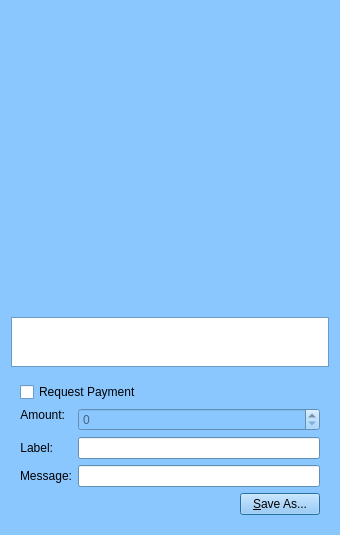
<?xml version="1.0" encoding="UTF-8"?>
<ui version="4.0">
 <class>QRCodeDialog</class>
 <widget class="QDialog" name="QRCodeDialog">
  <property name="geometry">
   <rect>
    <x>0</x>
    <y>0</y>
    <width>340</width>
    <height>530</height>
   </rect>
  </property>
  <property name="palette">
   <palette>
    <active>
     <colorrole role="WindowText">
      <brush brushstyle="SolidPattern">
       <color alpha="255">
        <red>0</red>
        <green>0</green>
        <blue>0</blue>
       </color>
      </brush>
     </colorrole>
     <colorrole role="Button">
      <brush brushstyle="SolidPattern">
       <color alpha="255">
        <red>138</red>
        <green>199</green>
        <blue>255</blue>
       </color>
      </brush>
     </colorrole>
     <colorrole role="Light">
      <brush brushstyle="SolidPattern">
       <color alpha="255">
        <red>255</red>
        <green>255</green>
        <blue>255</blue>
       </color>
      </brush>
     </colorrole>
     <colorrole role="Midlight">
      <brush brushstyle="SolidPattern">
       <color alpha="255">
        <red>196</red>
        <green>227</green>
        <blue>255</blue>
       </color>
      </brush>
     </colorrole>
     <colorrole role="Dark">
      <brush brushstyle="SolidPattern">
       <color alpha="255">
        <red>69</red>
        <green>99</green>
        <blue>127</blue>
       </color>
      </brush>
     </colorrole>
     <colorrole role="Mid">
      <brush brushstyle="SolidPattern">
       <color alpha="255">
        <red>92</red>
        <green>133</green>
        <blue>170</blue>
       </color>
      </brush>
     </colorrole>
     <colorrole role="Text">
      <brush brushstyle="SolidPattern">
       <color alpha="255">
        <red>0</red>
        <green>0</green>
        <blue>0</blue>
       </color>
      </brush>
     </colorrole>
     <colorrole role="BrightText">
      <brush brushstyle="SolidPattern">
       <color alpha="255">
        <red>255</red>
        <green>255</green>
        <blue>255</blue>
       </color>
      </brush>
     </colorrole>
     <colorrole role="ButtonText">
      <brush brushstyle="SolidPattern">
       <color alpha="255">
        <red>0</red>
        <green>0</green>
        <blue>0</blue>
       </color>
      </brush>
     </colorrole>
     <colorrole role="Base">
      <brush brushstyle="SolidPattern">
       <color alpha="255">
        <red>255</red>
        <green>255</green>
        <blue>255</blue>
       </color>
      </brush>
     </colorrole>
     <colorrole role="Window">
      <brush brushstyle="SolidPattern">
       <color alpha="255">
        <red>138</red>
        <green>199</green>
        <blue>255</blue>
       </color>
      </brush>
     </colorrole>
     <colorrole role="Shadow">
      <brush brushstyle="SolidPattern">
       <color alpha="255">
        <red>0</red>
        <green>0</green>
        <blue>0</blue>
       </color>
      </brush>
     </colorrole>
     <colorrole role="AlternateBase">
      <brush brushstyle="SolidPattern">
       <color alpha="255">
        <red>196</red>
        <green>227</green>
        <blue>255</blue>
       </color>
      </brush>
     </colorrole>
     <colorrole role="ToolTipBase">
      <brush brushstyle="SolidPattern">
       <color alpha="255">
        <red>255</red>
        <green>255</green>
        <blue>220</blue>
       </color>
      </brush>
     </colorrole>
     <colorrole role="ToolTipText">
      <brush brushstyle="SolidPattern">
       <color alpha="255">
        <red>0</red>
        <green>0</green>
        <blue>0</blue>
       </color>
      </brush>
     </colorrole>
    </active>
    <inactive>
     <colorrole role="WindowText">
      <brush brushstyle="SolidPattern">
       <color alpha="255">
        <red>0</red>
        <green>0</green>
        <blue>0</blue>
       </color>
      </brush>
     </colorrole>
     <colorrole role="Button">
      <brush brushstyle="SolidPattern">
       <color alpha="255">
        <red>138</red>
        <green>199</green>
        <blue>255</blue>
       </color>
      </brush>
     </colorrole>
     <colorrole role="Light">
      <brush brushstyle="SolidPattern">
       <color alpha="255">
        <red>255</red>
        <green>255</green>
        <blue>255</blue>
       </color>
      </brush>
     </colorrole>
     <colorrole role="Midlight">
      <brush brushstyle="SolidPattern">
       <color alpha="255">
        <red>196</red>
        <green>227</green>
        <blue>255</blue>
       </color>
      </brush>
     </colorrole>
     <colorrole role="Dark">
      <brush brushstyle="SolidPattern">
       <color alpha="255">
        <red>69</red>
        <green>99</green>
        <blue>127</blue>
       </color>
      </brush>
     </colorrole>
     <colorrole role="Mid">
      <brush brushstyle="SolidPattern">
       <color alpha="255">
        <red>92</red>
        <green>133</green>
        <blue>170</blue>
       </color>
      </brush>
     </colorrole>
     <colorrole role="Text">
      <brush brushstyle="SolidPattern">
       <color alpha="255">
        <red>0</red>
        <green>0</green>
        <blue>0</blue>
       </color>
      </brush>
     </colorrole>
     <colorrole role="BrightText">
      <brush brushstyle="SolidPattern">
       <color alpha="255">
        <red>255</red>
        <green>255</green>
        <blue>255</blue>
       </color>
      </brush>
     </colorrole>
     <colorrole role="ButtonText">
      <brush brushstyle="SolidPattern">
       <color alpha="255">
        <red>0</red>
        <green>0</green>
        <blue>0</blue>
       </color>
      </brush>
     </colorrole>
     <colorrole role="Base">
      <brush brushstyle="SolidPattern">
       <color alpha="255">
        <red>255</red>
        <green>255</green>
        <blue>255</blue>
       </color>
      </brush>
     </colorrole>
     <colorrole role="Window">
      <brush brushstyle="SolidPattern">
       <color alpha="255">
        <red>138</red>
        <green>199</green>
        <blue>255</blue>
       </color>
      </brush>
     </colorrole>
     <colorrole role="Shadow">
      <brush brushstyle="SolidPattern">
       <color alpha="255">
        <red>0</red>
        <green>0</green>
        <blue>0</blue>
       </color>
      </brush>
     </colorrole>
     <colorrole role="AlternateBase">
      <brush brushstyle="SolidPattern">
       <color alpha="255">
        <red>196</red>
        <green>227</green>
        <blue>255</blue>
       </color>
      </brush>
     </colorrole>
     <colorrole role="ToolTipBase">
      <brush brushstyle="SolidPattern">
       <color alpha="255">
        <red>255</red>
        <green>255</green>
        <blue>220</blue>
       </color>
      </brush>
     </colorrole>
     <colorrole role="ToolTipText">
      <brush brushstyle="SolidPattern">
       <color alpha="255">
        <red>0</red>
        <green>0</green>
        <blue>0</blue>
       </color>
      </brush>
     </colorrole>
    </inactive>
    <disabled>
     <colorrole role="WindowText">
      <brush brushstyle="SolidPattern">
       <color alpha="255">
        <red>69</red>
        <green>99</green>
        <blue>127</blue>
       </color>
      </brush>
     </colorrole>
     <colorrole role="Button">
      <brush brushstyle="SolidPattern">
       <color alpha="255">
        <red>138</red>
        <green>199</green>
        <blue>255</blue>
       </color>
      </brush>
     </colorrole>
     <colorrole role="Light">
      <brush brushstyle="SolidPattern">
       <color alpha="255">
        <red>255</red>
        <green>255</green>
        <blue>255</blue>
       </color>
      </brush>
     </colorrole>
     <colorrole role="Midlight">
      <brush brushstyle="SolidPattern">
       <color alpha="255">
        <red>196</red>
        <green>227</green>
        <blue>255</blue>
       </color>
      </brush>
     </colorrole>
     <colorrole role="Dark">
      <brush brushstyle="SolidPattern">
       <color alpha="255">
        <red>69</red>
        <green>99</green>
        <blue>127</blue>
       </color>
      </brush>
     </colorrole>
     <colorrole role="Mid">
      <brush brushstyle="SolidPattern">
       <color alpha="255">
        <red>92</red>
        <green>133</green>
        <blue>170</blue>
       </color>
      </brush>
     </colorrole>
     <colorrole role="Text">
      <brush brushstyle="SolidPattern">
       <color alpha="255">
        <red>69</red>
        <green>99</green>
        <blue>127</blue>
       </color>
      </brush>
     </colorrole>
     <colorrole role="BrightText">
      <brush brushstyle="SolidPattern">
       <color alpha="255">
        <red>255</red>
        <green>255</green>
        <blue>255</blue>
       </color>
      </brush>
     </colorrole>
     <colorrole role="ButtonText">
      <brush brushstyle="SolidPattern">
       <color alpha="255">
        <red>69</red>
        <green>99</green>
        <blue>127</blue>
       </color>
      </brush>
     </colorrole>
     <colorrole role="Base">
      <brush brushstyle="SolidPattern">
       <color alpha="255">
        <red>138</red>
        <green>199</green>
        <blue>255</blue>
       </color>
      </brush>
     </colorrole>
     <colorrole role="Window">
      <brush brushstyle="SolidPattern">
       <color alpha="255">
        <red>138</red>
        <green>199</green>
        <blue>255</blue>
       </color>
      </brush>
     </colorrole>
     <colorrole role="Shadow">
      <brush brushstyle="SolidPattern">
       <color alpha="255">
        <red>0</red>
        <green>0</green>
        <blue>0</blue>
       </color>
      </brush>
     </colorrole>
     <colorrole role="AlternateBase">
      <brush brushstyle="SolidPattern">
       <color alpha="255">
        <red>138</red>
        <green>199</green>
        <blue>255</blue>
       </color>
      </brush>
     </colorrole>
     <colorrole role="ToolTipBase">
      <brush brushstyle="SolidPattern">
       <color alpha="255">
        <red>255</red>
        <green>255</green>
        <blue>220</blue>
       </color>
      </brush>
     </colorrole>
     <colorrole role="ToolTipText">
      <brush brushstyle="SolidPattern">
       <color alpha="255">
        <red>0</red>
        <green>0</green>
        <blue>0</blue>
       </color>
      </brush>
     </colorrole>
    </disabled>
   </palette>
  </property>
  <property name="windowTitle">
   <string>QR Code Dialog</string>
  </property>
  <layout class="QVBoxLayout" name="verticalLayout_3">
   <item>
    <widget class="QLabel" name="lblQRCode">
     <property name="sizePolicy">
      <sizepolicy hsizetype="Expanding" vsizetype="Expanding">
       <horstretch>0</horstretch>
       <verstretch>0</verstretch>
      </sizepolicy>
     </property>
     <property name="minimumSize">
      <size>
       <width>300</width>
       <height>300</height>
      </size>
     </property>
     <property name="textFormat">
      <enum>Qt::PlainText</enum>
     </property>
     <property name="alignment">
      <set>Qt::AlignCenter</set>
     </property>
     <property name="wordWrap">
      <bool>true</bool>
     </property>
    </widget>
   </item>
   <item>
    <widget class="QPlainTextEdit" name="outUri">
     <property name="sizePolicy">
      <sizepolicy hsizetype="Expanding" vsizetype="Minimum">
       <horstretch>0</horstretch>
       <verstretch>0</verstretch>
      </sizepolicy>
     </property>
     <property name="minimumSize">
      <size>
       <width>0</width>
       <height>50</height>
      </size>
     </property>
     <property name="tabChangesFocus">
      <bool>true</bool>
     </property>
     <property name="textInteractionFlags">
      <set>Qt::TextSelectableByKeyboard|Qt::TextSelectableByMouse</set>
     </property>
    </widget>
   </item>
   <item>
    <widget class="QWidget" name="widget" native="true">
     <layout class="QVBoxLayout" name="verticalLayout_2">
      <item>
       <widget class="QCheckBox" name="chkReqPayment">
        <property name="enabled">
         <bool>true</bool>
        </property>
        <property name="text">
         <string>Request Payment</string>
        </property>
       </widget>
      </item>
      <item>
       <layout class="QFormLayout" name="formLayout">
        <property name="fieldGrowthPolicy">
         <enum>QFormLayout::AllNonFixedFieldsGrow</enum>
        </property>
        <item row="1" column="0">
         <widget class="QLabel" name="lblLabel">
          <property name="text">
           <string>Label:</string>
          </property>
          <property name="textFormat">
           <enum>Qt::PlainText</enum>
          </property>
          <property name="alignment">
           <set>Qt::AlignRight|Qt::AlignTrailing|Qt::AlignVCenter</set>
          </property>
          <property name="buddy">
           <cstring>lnLabel</cstring>
          </property>
         </widget>
        </item>
        <item row="1" column="1">
         <widget class="QLineEdit" name="lnLabel"/>
        </item>
        <item row="2" column="0">
         <widget class="QLabel" name="lblMessage">
          <property name="text">
           <string>Message:</string>
          </property>
          <property name="textFormat">
           <enum>Qt::PlainText</enum>
          </property>
          <property name="alignment">
           <set>Qt::AlignRight|Qt::AlignTrailing|Qt::AlignVCenter</set>
          </property>
          <property name="buddy">
           <cstring>lnMessage</cstring>
          </property>
         </widget>
        </item>
        <item row="2" column="1">
         <widget class="QLineEdit" name="lnMessage"/>
        </item>
        <item row="0" column="0">
         <widget class="QLabel" name="lblAmount">
          <property name="sizePolicy">
           <sizepolicy hsizetype="Preferred" vsizetype="Maximum">
            <horstretch>0</horstretch>
            <verstretch>0</verstretch>
           </sizepolicy>
          </property>
          <property name="text">
           <string>Amount:</string>
          </property>
          <property name="textFormat">
           <enum>Qt::PlainText</enum>
          </property>
          <property name="alignment">
           <set>Qt::AlignRight|Qt::AlignTrailing|Qt::AlignVCenter</set>
          </property>
          <property name="buddy">
           <cstring>lnReqAmount</cstring>
          </property>
         </widget>
        </item>
        <item row="0" column="1">
         <widget class="BitcoinAmountField" name="lnReqAmount">
          <property name="enabled">
           <bool>false</bool>
          </property>
          <property name="minimumSize">
           <size>
            <width>80</width>
            <height>0</height>
           </size>
          </property>
         </widget>
        </item>
       </layout>
      </item>
      <item>
       <layout class="QHBoxLayout" name="horizontalLayout">
        <item>
         <spacer name="horizontalSpacer">
          <property name="orientation">
           <enum>Qt::Horizontal</enum>
          </property>
          <property name="sizeHint" stdset="0">
           <size>
            <width>40</width>
            <height>20</height>
           </size>
          </property>
         </spacer>
        </item>
        <item>
         <widget class="QPushButton" name="btnSaveAs">
          <property name="text">
           <string>&amp;Save As...</string>
          </property>
         </widget>
        </item>
       </layout>
      </item>
     </layout>
    </widget>
   </item>
  </layout>
 </widget>
 <customwidgets>
  <customwidget>
   <class>BitcoinAmountField</class>
   <extends>QSpinBox</extends>
   <header>bitcoinamountfield.h</header>
   <container>1</container>
  </customwidget>
 </customwidgets>
 <resources/>
 <connections>
  <connection>
   <sender>chkReqPayment</sender>
   <signal>clicked(bool)</signal>
   <receiver>lnReqAmount</receiver>
   <slot>setEnabled(bool)</slot>
   <hints>
    <hint type="sourcelabel">
     <x>92</x>
     <y>285</y>
    </hint>
    <hint type="destinationlabel">
     <x>98</x>
     <y>311</y>
    </hint>
   </hints>
  </connection>
 </connections>
</ui>
